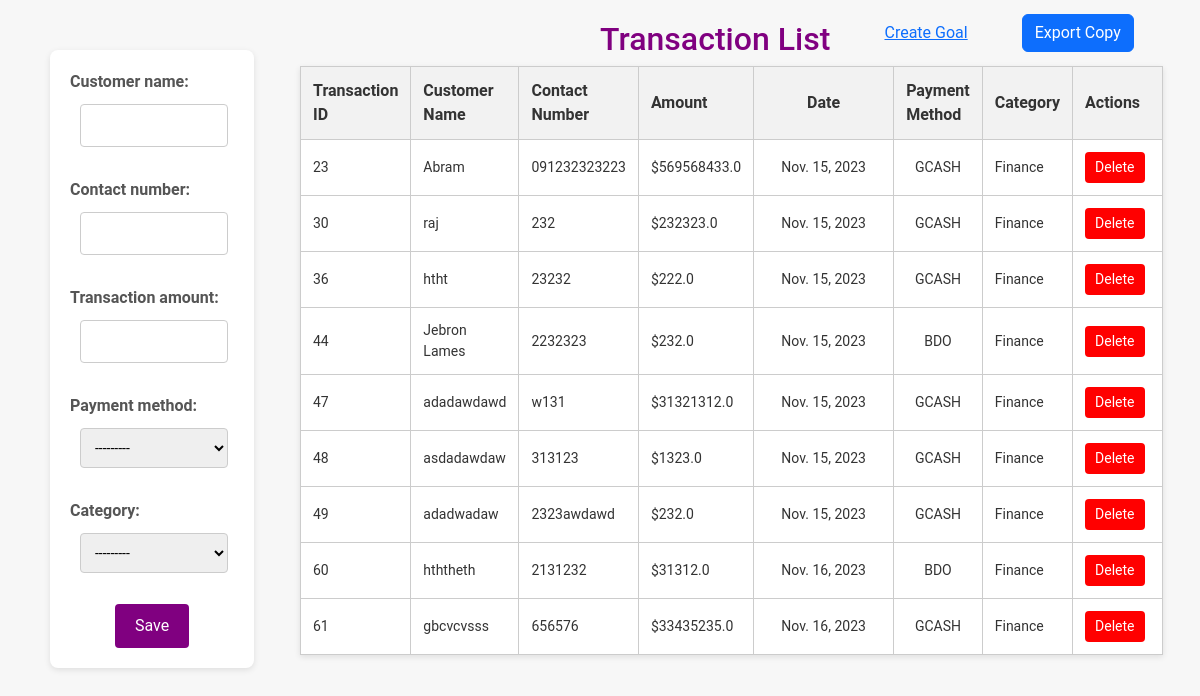
/recordtransaction, run on an earlier commit of the app's database.
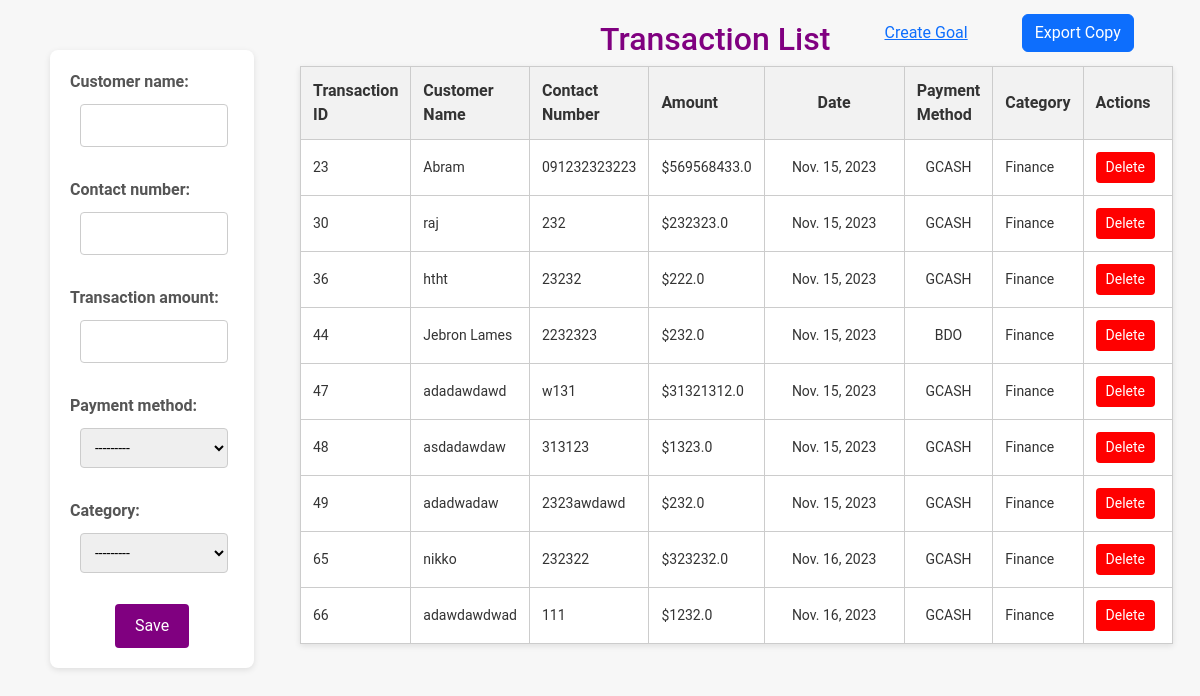
And on a later commit of the database.
### pages/models.py (models this page shows)
class RecordTransaction(models.Model):
    transaction_id = models.AutoField(primary_key=True)
    customer_name = models.CharField(max_length=20)
    contact_number = models.CharField(max_length=20, unique=True)
    transaction_amount = models.FloatField()
    transaction_date = models.DateField(auto_now=True)
    payment_method = models.ForeignKey(PaymentMethod, on_delete=models.CASCADE)
    category = models.ForeignKey(Category, on_delete=models.CASCADE)

class PaymentMethod(models.Model):
    name = models.CharField(max_length=20)
    description = models.TextField()
    def __str__(self):
        return self.name

class Category(models.Model):
    name = models.CharField(max_length=20)
    description = models.TextField()
    def __str__(self):
        return self.name

### pages/views.py (the view)
# urls.py: path("recordtransaction", views.recordtransaction, name = "recordtransaction"),
def recordtransaction(request):
    if request.method == 'POST':
        form = RecordTransactionForm(request.POST)
        if form.is_valid():
            form.save()
            messages.success(request, "Record Successfully Created")
            return redirect('recordtransaction')  # Redirect to the same page
    else:
        form = RecordTransactionForm()
    all_items = RecordTransaction.objects.all()
    return render(request, 'pages/recordtransaction.html', {'form': form, 'all': all_items})

### pages/forms.py
class RecordTransactionForm(forms.ModelForm):
    class Meta:
        model = RecordTransaction
        fields = '__all__'

### pages/templates/pages/recordtransaction.html (shortened to what this page needs)
{% load static %}
<!DOCTYPE html>
<html lang="en">
  <head>
    <link
      href="https://cdn.jsdelivr.net/npm/bootstrap@5.3.2/dist/css/bootstrap.min.css"
      rel="stylesheet"
    />
    <link rel="stylesheet" href="{% static 'recordtransaction.css' %}" />
  </head>
  <body>
    <form id="transactionForm" method="post">
      {% csrf_token %} {{ form.as_p }}
      <button type="submit">Save</button>
    </form>
    <div class="Trans-List">
      <h2>Transaction List</h2>
      <a href="{% url 'create_goal' %}" target="blank" class="listFeature"
        >Create Goal</a
      >
      <button id="downloadPDFButton" class="btn btn-primary listFeature">
         Export Copy
      </button>
    </div>
    <div id="pdfContent">
      <table id="transactionTable">
        <thead>
          <tr>
            <th>Transaction ID</th>
            <th>Customer Name</th>
            <th>Contact Number</th>
            <th>Amount</th>
            <th class="date">Date</th>
            <th>Payment Method</th>
            <th>Category</th>
            <th>Actions</th>
          </tr>
        </thead>
        <tbody id="transactionList">
          {% for item in all %}
          <tr
            class="transaction-row"
            id="transaction-row-{{ item.transaction_id }}"
          >
            <td>{{ item.transaction_id }}</td>
            <td>{{ item.customer_name }}</td>
            <td>{{ item.contact_number }}</td>
            <td>${{ item.transaction_amount }}</td>
            <td class="date-column">{{ item.transaction_date }}</td>
            <td class="payment">{{ item.payment_method.name }}</td>
            <td>{{ item.category.name }}</td>
            <td>
              <button
                class="delete-button"
                data-transaction-id="{{ item.transaction_id }}"
              >
                Delete
              </button>
            </td>
          </tr>
          {% endfor %}
        </tbody>
      </table>
    </div>
  </body>
</html>

What changed in the data, as far as the page shows it:
removed RecordTransaction: transaction_id "60", customer_name "hththeth", contact_number "2131232", transaction_amount "31312.0", transaction_date "Nov. 16, 2023", payment_method.name "BDO", category.name "Finance"
removed RecordTransaction: transaction_id "61", customer_name "gbcvcvsss", contact_number "656576", transaction_amount "33435235.0", transaction_date "Nov. 16, 2023", payment_method.name "GCASH", category.name "Finance"
added RecordTransaction: transaction_id "65", customer_name "nikko", contact_number "232322", transaction_amount "323232.0", transaction_date "Nov. 16, 2023", payment_method.name "GCASH", category.name "Finance"
added RecordTransaction: transaction_id "66", customer_name "adawdawdwad", contact_number "111", transaction_amount "1232.0", transaction_date "Nov. 16, 2023", payment_method.name "GCASH", category.name "Finance"
